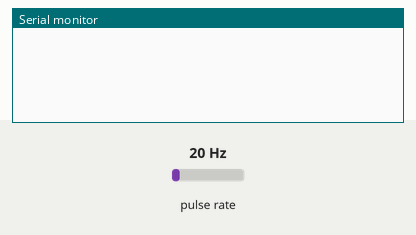
The sketch below on a simulated Arduino Uno, built with avr-gcc and run on an emulated ATmega328P. Shown: the last lines printed to the serial monitor. Wiring (inferred from the names in the program): pulse sensor: data pin 2. Inputs (shaded band) come from the test bench; at power-on: pulse rate 20 Hz.

Above: at 1.2 s.
1.3 s: pulse rate (sensor on pin 2) set to 4 Hz
At 3.2 s:
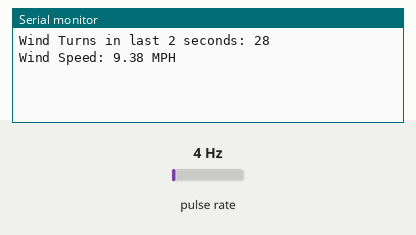
3.5 s: pulse rate (sensor on pin 2) set to 50 Hz
At 4.9 s:
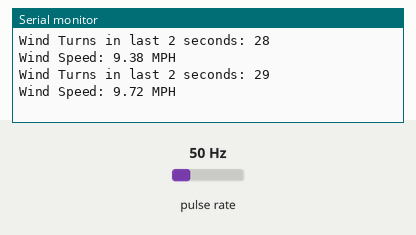
Timing chart, 0 to 6.5 s (numbered marks = the images above; inputs shaded):
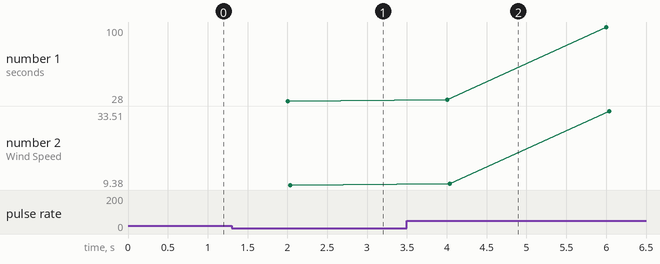

Measured:
- after the input at 1.3 s, the serial monitor: prints a new line after 0.70 s (image 1)
- after the input at 3.5 s, the serial monitor: prints a new line after 0.50 s (image 2)
- plotted number 1: 28 → 100 after the input at 3.5 s
- plotted number 2: 9.38 → 33.51 after the input at 3.5 s

The sketch:

wind_speed.ino
```cpp
const int WIND_SPEED_PIN = 2;  // Replace with the actual pin to which the anemometer is connected
volatile int numWindTurns = 0;
unsigned long lastWindTime = 0;

void setup() {
  Serial.begin(9600);
  attachInterrupt(digitalPinToInterrupt(WIND_SPEED_PIN), handleWind, RISING);
}

void loop() {
  // Perform other tasks if needed

  // Check wind speed every 2 seconds
  if (millis() - lastWindTime > 2000) {
    // Print the number of turns
    Serial.print("Wind Turns in last 2 seconds: ");
    Serial.println(numWindTurns);

    // Calculate wind speed
    float windSpeedMPH = (numWindTurns / 2.0) / (1492.0 / 1000.0);

    // Print the calculated wind speed
    Serial.print("Wind Speed: ");
    Serial.print(windSpeedMPH);
    Serial.println(" MPH");

    // Reset counter and update time
    numWindTurns = 0;
    lastWindTime = millis();

    // Add a delay to allow more pulses to accumulate
    delay(500);
  }
}

void handleWind() {
  // Increment wind turns counter on each pulse
  numWindTurns++;
}
```
